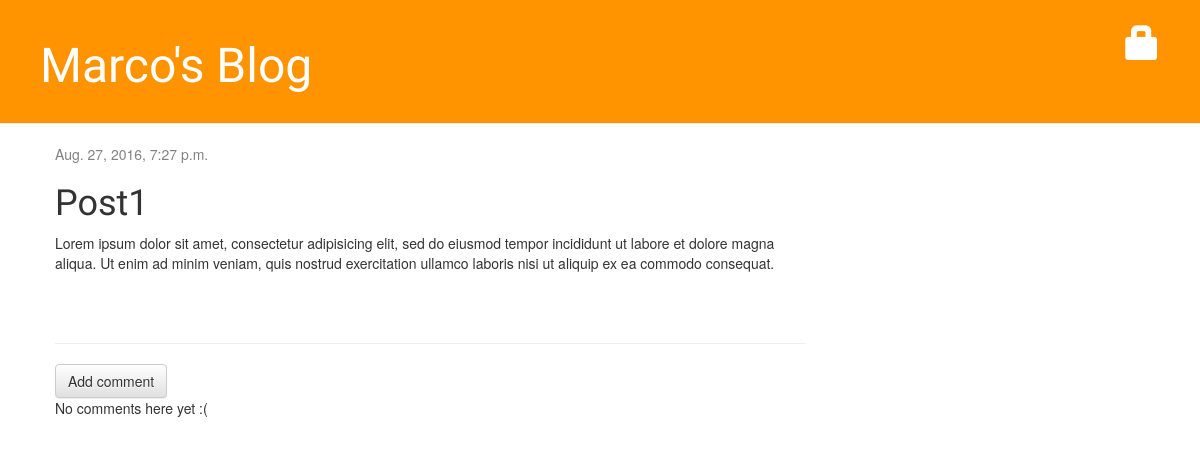
/post/1/, run on an earlier commit of the app's database.
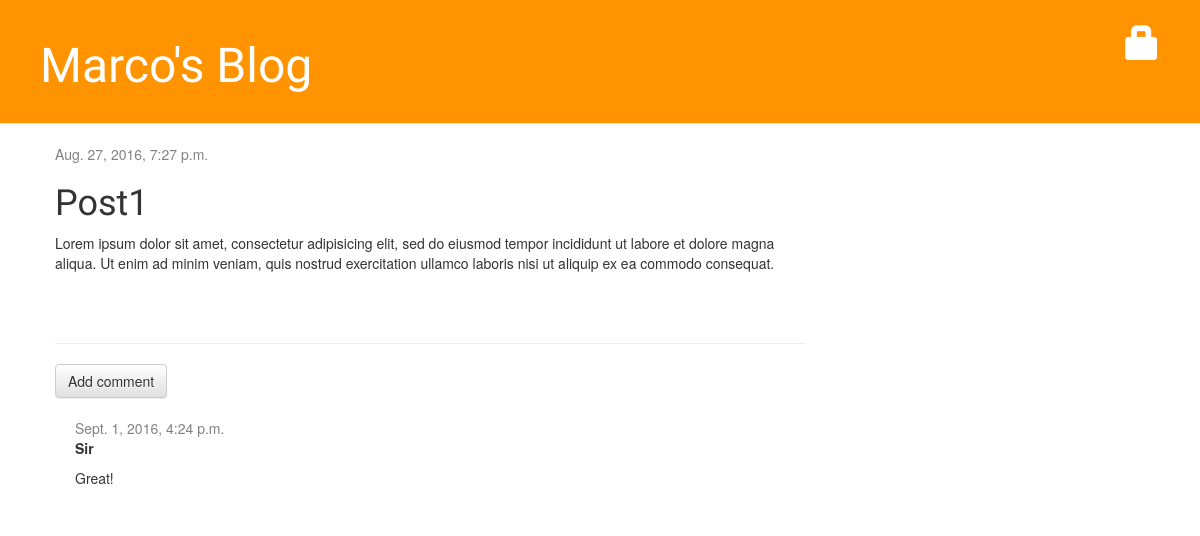
And on a later commit of the database.
### blog/models.py (models this page shows, shortened)
class Comment(models.Model):
    post = models.ForeignKey('blog.Post', related_name='comments')
    author = models.CharField(max_length=200)
    text = models.TextField()
    created_date = models.DateTimeField(default=timezone.now)
    approved_comment = models.BooleanField(default=False)

### blog/views.py (the view)
# urls.py: url(r'^post/(?P<pk>\d+)/$', views.post_detail, name='post_detail'),
def post_detail(request, pk):
    post = get_object_or_404(Post, pk=pk)
    return render(request, 'blog/post_detail.html', {'post': post})

### blog/templates/blog/post_detail.html (shortened to what this page needs)
{% extends 'blog/base.html' %}
{% block content %}
    <div class="post">
        {% if post.published_date %}
            <div class="date">
                {{ post.published_date }}
            </div>
        {% else %}
            <a class="btn btn-default" href="{% url 'post_publish' pk=post.pk %}">Publish</a>
        {% endif %}
        <h1>{{ post.title }}</h1>
        <p>{{ post.text|linebreaksbr }}</p>
    </div>
    <hr>
    <a class="btn btn-default" href="{% url 'add_comment_to_post' pk=post.pk %}">Add comment</a>
    {% for comment in post.comments.all %}
        {% if user.is_authenticated or comment.approved_comment %}
        <div class="comment">
            <div class="date">
                {{ comment.created_date }}
            </div>
            <strong>{{ comment.author }}</strong>
            <p>{{ comment.text|linebreaks }}</p>
        </div>
        {% endif %}
    {% empty %}
        <p>No comments here yet :(</p>
    {% endfor %}
{% endblock %}

What changed in the data, as far as the page shows it:
added Comment: created_date "Sept. 1, 2016, 4:24 p.m.", author "Sir", text "Great!"
Also different on the page:
text no longer shown: "No comments here yet :("
